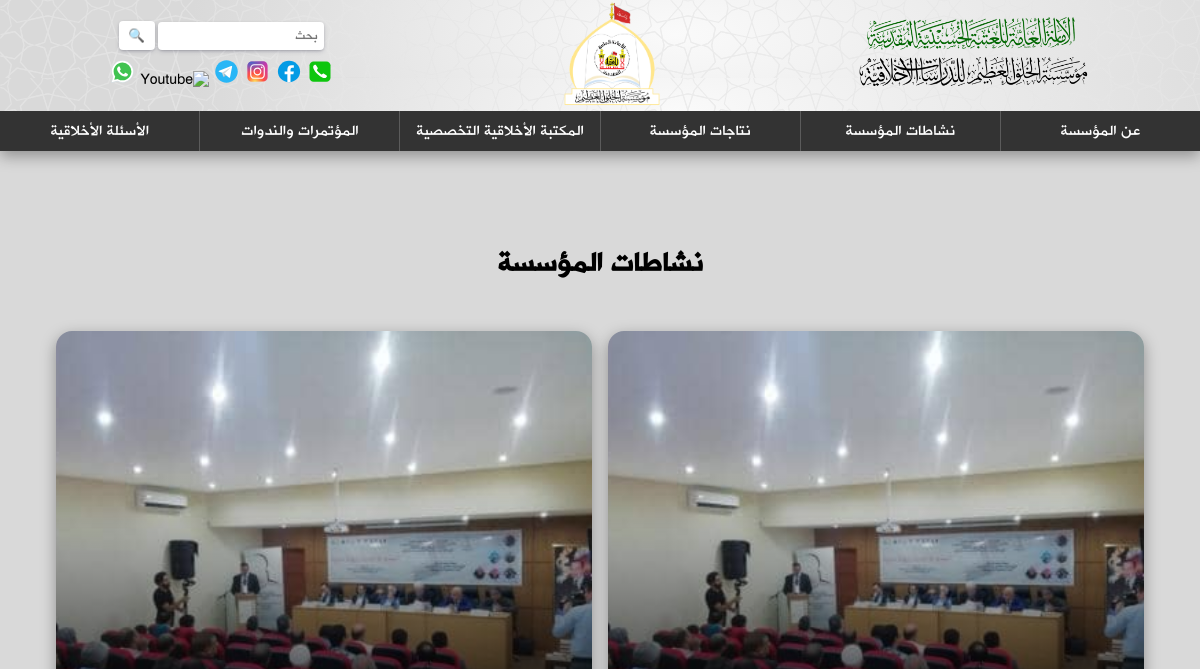
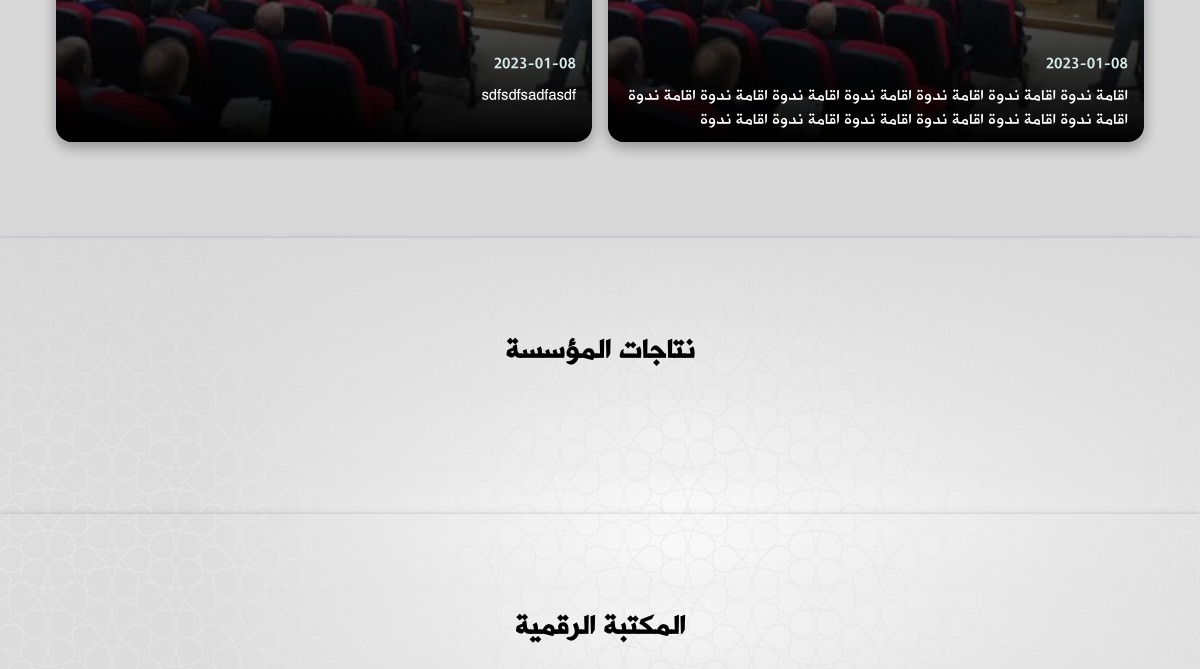
The app's page / (upper part), older data (2 pictures, top to bottom).
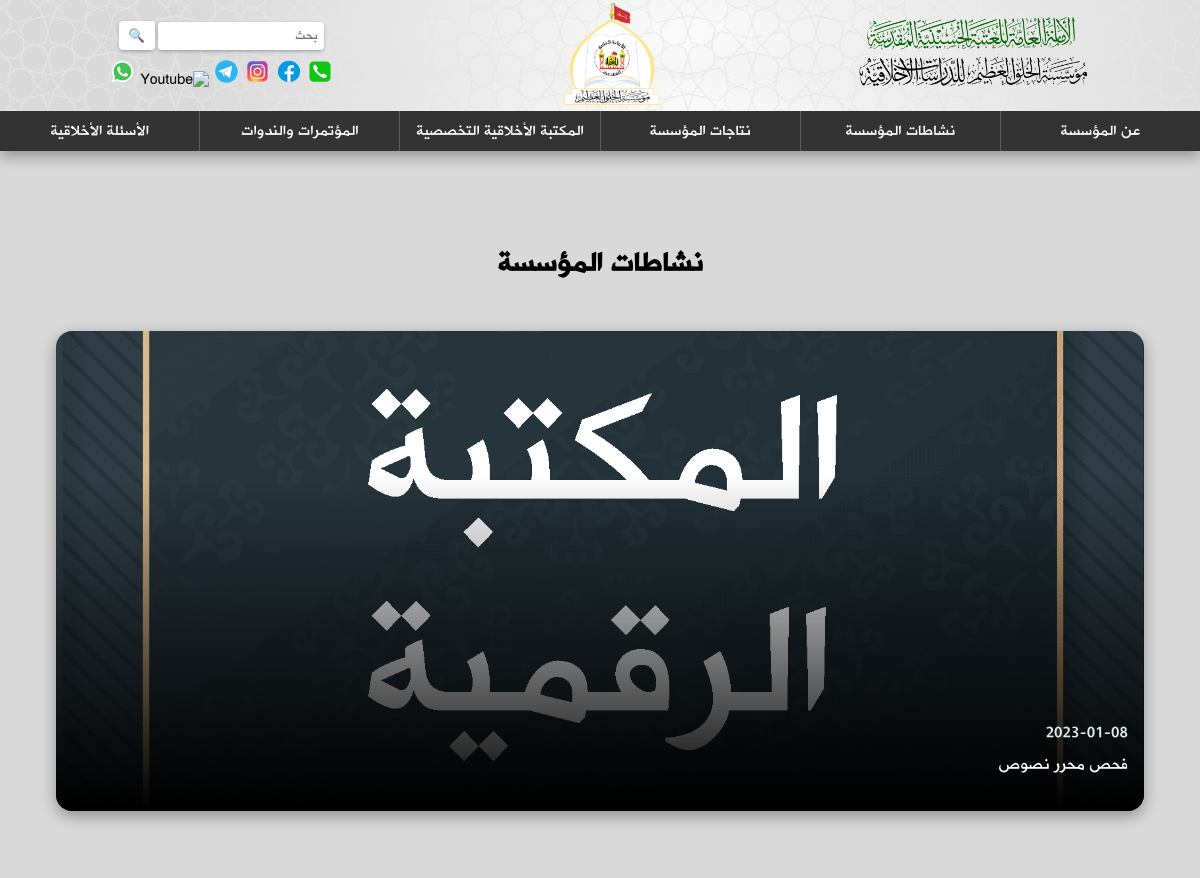
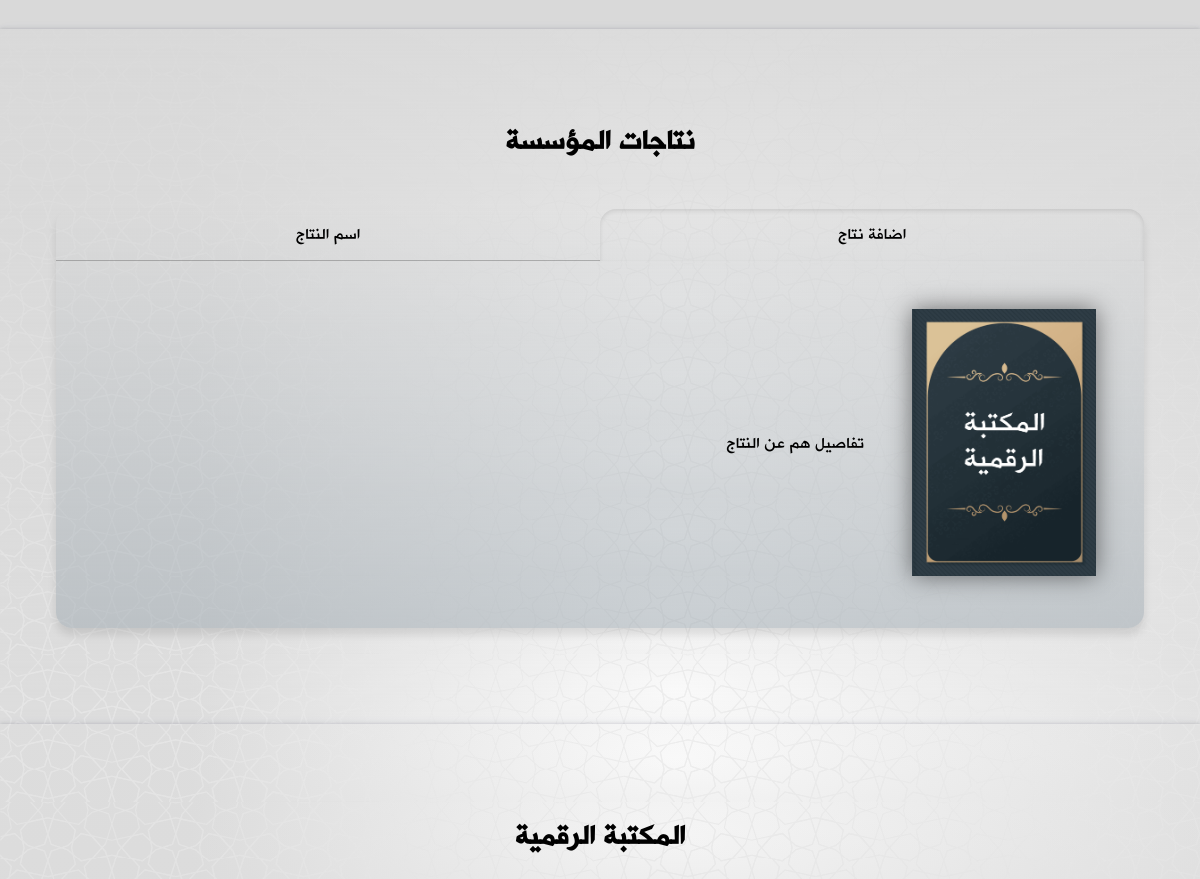
The same page, newer data (2 pictures, top to bottom).
### backend/models.py (models this page shows, shortened)
class Activity(models.Model):
    title = models.CharField(max_length=1000, blank=False)
    created_at = models.DateTimeField(auto_now_add=True)
    main_img = models.ForeignKey(Image, on_delete=models.PROTECT, blank=False)
    body = models.TextField(max_length=5000, blank=False)
    img_array = models.ManyToManyField(Image, blank=True, related_name="images")
    vid_array = models.ManyToManyField(Video, blank=True, related_name="videos")
    audio = models.CharField(max_length=1000, blank=True)
    class Meta:
        ordering = ['-created_at']

class Image(models.Model):
    image = models.ImageField(upload_to="images", blank=False)

class Production(models.Model):
    title = models.CharField(max_length=1000, blank=False)
    created_at = models.DateTimeField(auto_now_add=True)
    main_img = models.ForeignKey(Image, on_delete=models.PROTECT, blank=False)
    body = models.TextField(max_length=5000, blank=False)
    pdf_file = models.CharField(max_length=1000, blank=True)
    doc_file = models.CharField(max_length=1000, blank=True)
    class Meta:
        ordering = ['-created_at']

### backend/views.py (the view)
# urls.py: path("", views.home, name="home"),
def home(request):
    activities = Activity.objects.all()[:5]
    productions =  Production.objects.all()
    context = {"activities":activities,"productions":productions}
    return render(request, "backend/home.html", context)

### backend/templates/backend/home.html (shortened to what this page needs)
{% extends "backend/layout.html" %}
{% load static %}
{% block extraHead %}
<link rel="stylesheet" href="{% static 'css/home.css' %}">
{% endblock %}
{% block body %}
<section class="activities">
    <h1 class="title">
      <a class="titleLink" href="{% url 'backend:activities' %}"> نشاطات المؤسسة </a>
    </h1>
    <div class="container">
        {% for activity in activities %}
        <div class="activity">
            <img src="{{ activity.main_img.image.url }}">
            <div class="overlay">
              <p class="actDate">{{ activity.created_at|date:"Y-m-d" }}</p>
              <a href="{% url 'backend:activity' activity.id %}">{{ activity.title }}</a>
            </div>
            <div class="background"></div>
        </div>
        {% endfor %}
    </div>
</section>
<section class="productions">
  <p class="title"><a class="titleLink" href="./productions"> نتاجات المؤسسة </a></p>
  <div class="main">
      <div class="titleContainer">
          {% for production in productions %}
          <label onclick="showTab(this.dataset.tab)" for="title{{production.id}}" data-tab="tab{{production.id}}">{{production.title}}</label>
          {% endfor %}
      </div>
      <div class="sections">
        {% for production in productions %}
        <section id="tab{{ production.id }}">
          <div class="img">
            <a href="{% url 'backend:production' production.id %}"><img src="{{ production.main_img.image.url }}" alt="{{ production.title }}"></a>
          </div>
          <p>
            {{ production.body|striptags }}
          </p>
        </section>
        {% endfor %}
      </div>
  </div>
</section>
<section class="library" id="library">
  <p class="title"><a class="titleLink" href="./eLibrary"> المكتبة الرقمية </a></p>
</section>
{% endblock %}

Row changes from the older to the newer data that the page shows:
removed Activity: main_img.image (picture), created_at "2023-01-08", title "اقامة ندوة اقامة ندوة اقامة ندوة اقامة ندوة اقامة ندوة اقامة ندوة اقامة ندوة اقامة ندوة اقامة ندوة اقامة ندوة اقامة ندوة اقامة ندوة اقامة ندوة"
removed Activity: main_img.image (picture), created_at "2023-01-08", title "sdfsdfsadfasdf"
added Activity: main_img.image (picture), created_at "2023-01-08", title "فحص محرر نصوص"
added Production: title "اضافة نتاج", main_img.image (picture), body "تفاصيل هم عن النتاج"
added Production: title "اسم النتاج"
